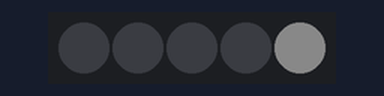
Bench run of a sketch on a simulated Arduino Uno, built with avr-gcc and run on an emulated ATmega328P. Shown: 5 RGB LEDs in strip order, left to right. Dim RGB values are drawn brighter than linear; random numbers use the default seed unless the sketch sets one.

Above: at 0.05 s.
At 4.97 s:
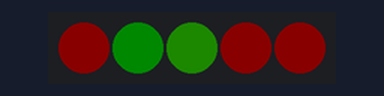
At 9.9 s:
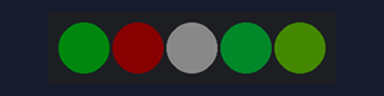
At 19.86 s:
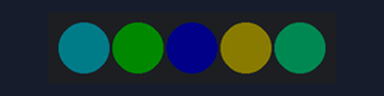
At 29.81 s:
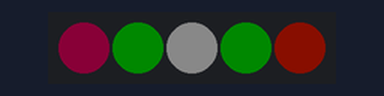
At 39.72 s:
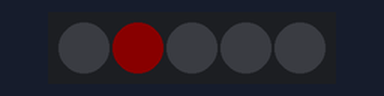
Timing chart, 0 to 40.0 s (numbered marks = the images above):
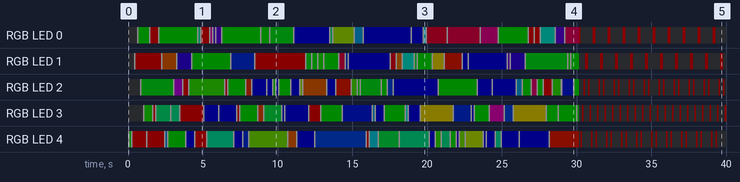

The sketch:

Brain_Slug.ino
```cpp
#include <Adafruit_NeoPixel.h>
#include <CapacitiveSensor.h>
#include <avr/sleep.h>
#include <avr/interrupt.h>

#define LED_PIN         0
#define NUM_LEDS        5
#define BRIGHTNESS      10

const uint8_t PROGMEM gamma8[] = {
  0,  0,  0,  0,  0,  0,  0,  0,  0,  0,  0,  0,  0,  0,  0,  0,
  0,  0,  0,  0,  0,  0,  0,  0,  0,  0,  0,  0,  1,  1,  1,  1,
  1,  1,  1,  1,  1,  1,  1,  1,  1,  2,  2,  2,  2,  2,  2,  2,
  2,  3,  3,  3,  3,  3,  3,  3,  4,  4,  4,  4,  4,  5,  5,  5,
  5,  6,  6,  6,  6,  7,  7,  7,  7,  8,  8,  8,  9,  9,  9, 10,
  10, 10, 11, 11, 11, 12, 12, 13, 13, 13, 14, 14, 15, 15, 16, 16,
  17, 17, 18, 18, 19, 19, 20, 20, 21, 21, 22, 22, 23, 24, 24, 25,
  25, 26, 27, 27, 28, 29, 29, 30, 31, 32, 32, 33, 34, 35, 35, 36,
  37, 38, 39, 39, 40, 41, 42, 43, 44, 45, 46, 47, 48, 49, 50, 50,
  51, 52, 54, 55, 56, 57, 58, 59, 60, 61, 62, 63, 64, 66, 67, 68,
  69, 70, 72, 73, 74, 75, 77, 78, 79, 81, 82, 83, 85, 86, 87, 89,
  90, 92, 93, 95, 96, 98, 99, 101, 102, 104, 105, 107, 109, 110, 112, 114,
  115, 117, 119, 120, 122, 124, 126, 127, 129, 131, 133, 135, 137, 138, 140, 142,
  144, 146, 148, 150, 152, 154, 156, 158, 160, 162, 164, 167, 169, 171, 173, 175,
  177, 180, 182, 184, 186, 189, 191, 193, 196, 198, 200, 203, 205, 208, 210, 213,
  215, 218, 220, 223, 225, 228, 231, 233, 236, 239, 241, 244, 247, 249, 252, 255
};

uint8_t bounce_order[] = {0, 4, 3, 2, 1, 1, 2, 3, 4, 0};
#define BOUNCE_COUNT      10
#define ANIM_TIME         30000

// Parameter 1 = number of pixels in strip
// Parameter 2 = pin number (most are valid)
// Parameter 3 = pixel type flags, add together as needed:
//   NEO_KHZ800  800 KHz bitstream (most NeoPixel products w/WS2812 LEDs)
//   NEO_KHZ400  400 KHz (classic 'v1' (not v2) FLORA pixels, WS2811 drivers)
//   NEO_GRB     Pixels are wired for GRB bitstream (most NeoPixel products)
//   NEO_RGB     Pixels are wired for RGB bitstream (v1 FLORA pixels, not v2)
Adafruit_NeoPixel leds = Adafruit_NeoPixel(NUM_LEDS, LED_PIN, NEO_GRB + NEO_KHZ800);


//ROYGBIV
uint32_t roygbiv[] = {
  leds.Color(255, 0, 0), leds.Color(255, 165, 0), leds.Color(255, 255, 0),
  leds.Color(0, 255, 0), leds.Color(0, 0, 255), leds.Color(75, 0, 130),
  leds.Color(238, 130, 238)
};

void setup() {
  leds.begin();
  leds.setBrightness(BRIGHTNESS);
  leds.show();

  pinMode(LED_PIN, OUTPUT);

  randomSeed(analogRead(3));
}


void loop() {
  anim_sparkle();
  anim_bounce();
  anim_snake();
  anim_rainbow();
}

void anim_bounce() {
  float hue = ((float)random(100)) / 100.0;
  uint32_t end_time = millis() + ANIM_TIME;
  while (millis() < end_time) {
    for (uint8_t i = 0; i < BOUNCE_COUNT; i++) {
      clearLEDs();
      setColorHSV(bounce_order[i], hue, 1, 1);
      leds.show();
      delay(100);
    }
  }
}

void anim_sparkle() {

  clearLEDs();

  uint32_t end_time = millis() + ANIM_TIME;
  while (millis() < end_time) {
    uint8_t i = random(NUM_LEDS);
    setColor(i, 255, 255, 255);
    leds.show();
    delay(100);
    setColorHSV(i, (float)random(100) / 100.0, 1, 1);
    leds.show();
    delay(100);
  }
}

void anim_snake() {
  float hue = 0;
  int i = 0;
  uint32_t color;

  clearLEDs();

  uint32_t end_time = millis() + ANIM_TIME;
  while (millis() < end_time) {
    setColorHSV(i, hue, 1, 1);
    leds.show();
    delay(50);

    setColorHSV(i, hue, 1, 1);
    leds.show();

    //wrap around
    i = (i + 1) % NUM_LEDS;
    hue += .03;
    if (hue >= 1) hue -= 1;
    delay(50);
  }
}

void anim_rainbow() {
  float hue = 0;

  uint32_t end_time = millis() + ANIM_TIME;
  while (millis() < end_time) {
    for (uint8_t i = 0; i < NUM_LEDS; i++) {
      setColorHSV(i, hue, 1, 1);
    }
    leds.show();

    //Increment row and color and loop around
    hue += .005;
    if (hue >= 1) hue = 0;

    delay(40);
  }
}

void clearLEDs() {
  //  Serial.println("clearLEDs()");
  for (int i = 0; i < NUM_LEDS; i++) {
    setColor(i, 0, 0, 0);
  }
}

/**
   Set a pixel to an HSV value
*/
void setColorHSV(uint8_t index, float H, float S, float V) {
  float h = H * 6;
  uint8_t i = floor(h);
  float a = V * (1 - S);
  float b = V * (1 - S * (h - i));
  float c = V * (1 - (S * (1 - (h - i))));
  float rf, gf, bf;

  switch (i) {
    case 0:
      rf = V * 255;
      gf = c * 255;
      bf = a * 255;
      break;
    case 1:
      rf = b * 255;
      gf = V * 255;
      bf = a * 255;
      break;
    case 2:
      rf = a * 255;
      gf = V * 255;
      bf = c * 255;
      break;
    case 3:
      rf = a * 255;
      gf = b * 255;
      bf = V * 255;
      break;
    case 4:
      rf = c * 255;
      gf = a * 255;
      bf = V * 255;
      break;
    case 5:
      rf = V * 255;
      gf = a * 255;
      bf = b * 255;
      break;
  }

  uint8_t R = rf;
  uint8_t G = gf;
  uint8_t B = bf;

  setColor(index, R, G, B);
}

void setColor(uint8_t index, uint8_t r, uint8_t g, uint8_t b) {
  leds.setPixelColor(index,
                     pgm_read_byte(&gamma8[r]),
                     pgm_read_byte(&gamma8[g]),
                     pgm_read_byte(&gamma8[b]));
}
```

Measured:
- by itself, RGB LED 1: off → RGB(10, 10, 10) at 0.40 s, → RGB(10, 0, 0) 0.10 s later, → RGB(10, 10, 10) 1.7 s later, → RGB(10, 4, 0) 0.10 s later, … (75 changes in this stretch)
- by itself, RGB LED 0: off → RGB(10, 10, 10) at 0.60 s, → RGB(0, 10, 0) 0.10 s later, → RGB(10, 10, 10) 0.70 s later, → RGB(10, 0, 0) 0.10 s later, … (74 changes in this stretch)
